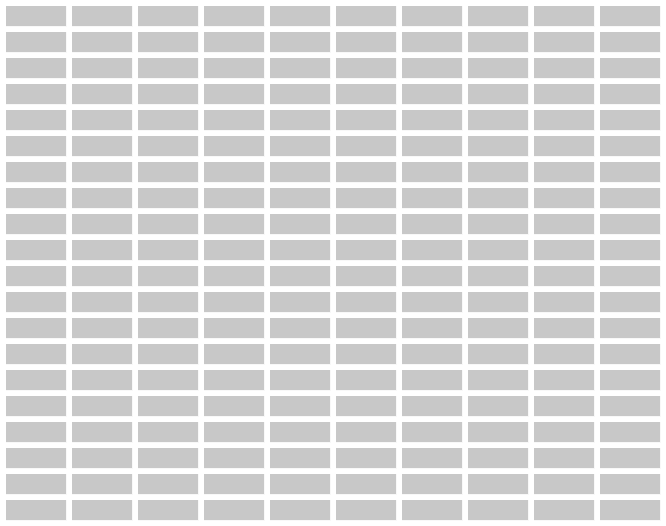
Frame 1 (no input)
Frame 2 (the mouse pressed at the canvas centre, redrawn once): identical to frame 1, image omitted

The Processing sketch that drew this single still picture (run headless with seeded random() and noise(); the mouse was pressed at the canvas centre and the sketch redrawn once):

// Processing sketch: processing_58133
// ── processing_58133.pde

// Created by Jasmine Li and Nathaniel Saslafsky
// Arch 6509 Beyond Measurement: Generative Modeling in Architecture and Urbanism
// Department of Architecture, AAP, Cornell University

// Skateboard City
// SCENARIO 1:
// SHORTCUT

//CITY GRID.

//Set range for the number of blocks.
int xMin = 10; //Input here.
int xMax = 10;
int yMin = 5;
int yMax = 20;

//Determines the number of blocks.
int nX = xMax;
int nY = yMax;

//Determines randomly the number of blocks.
//int nX = int(random(xMin, xMax));
//int nY = int(random(yMin, yMax));

//Determines block and street dimensions.
int blockX = 60; //Input here.
int blockY = 20;
int street = 6;

//Determines the position of the first block.
int posX = street;
int posY = street;

//Determines output size.
int sizeX = ((blockX + street) * xMax) + street;
int sizeY = ((blockY + street) * yMax) + street;

void setup() {

  //  size(sizeX, sizeY);
  size(666, 526);
  frameRate(4);
  background(255);
  noLoop();
}

//Determines the duration of program.
int count = 0;
int time = 80; //Input here.

//Suggested time range:
//short: 10
//medium: 40
//long: 80

void draw() {

  if (count < 1) {

    //Draws the city grid.
    for (int countX = 0; countX < nX; countX ++) {

      for (int countY = 0; countY < nY; countY ++) {

        stroke(200);
        fill(200);
        strokeWeight(0);
        rectMode(CORNER);
        rect(posX, posY, blockX, blockY);

        posY +=(blockY + street);
      }

      posX += (blockX + street);
      posY = street;
    }

    posX = street;
  }

  else if (count == time) {

    //Re-sets the city grid.
    noStroke();
    fill(255);
    rectMode(CORNER);
    rect(0, 0, sizeX, sizeY);

    count = -1;
    loop();
  }

  count++;
}

void mousePressed() {

  if (mouseButton == LEFT) {

    smooth();
    stroke(255, 255, 255, 180);
    strokeWeight(street);
    noFill();

    beginShape();
    curveVertex(0, 0); // the first control point
    curveVertex(0, 0); // is also the start point of curve
    curveVertex(random(0, 200), random(0, 200));
    curveVertex(random(200, 400), random(200, 400));
    curveVertex(random(400, 600), random(400, 500));
    curveVertex(665, 525); // the last point of curve
    curveVertex(665, 525); // is also the last control point
    endShape();

    loop();
  }
  else if (mouseButton == RIGHT) {

    //Re-set the program.
    count = time;
    loop();
  }
}
